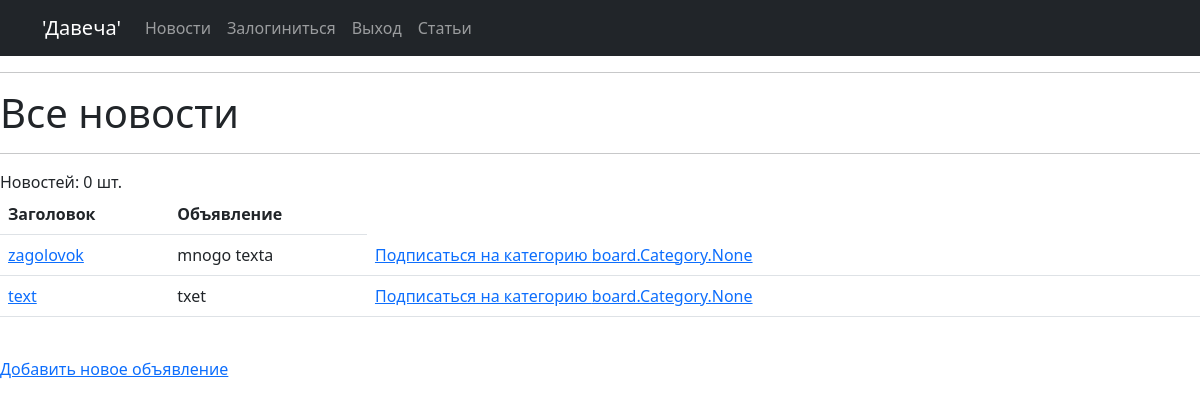
The page / on the database its author committed.
### board/models.py (models this page shows, shortened)
class Post(models.Model):
    TYPES = [
        ('TANKS', 'Танки'),
        ('HILS', 'Хилы'),
        ('DD', 'ДД'),
        ('MERCHANTS', 'Торговцы'),
        ('GUILDMASTERS', 'Гилдиамтеры'),
        ('QUESTSGIVERS', 'Квестгиверы'),
        ('BLACKSMITHS', 'Кузнецы'),
        ('TANNERS', 'Кожевники'),
        ('POTIONMAKERS', 'Зельевары'),
        ('SPELLCASTERS', 'Мастера заклинаний'),
    ]
    avthor = models.OneToOneField(User, on_delete=models.CASCADE, related_name='avthor', default="")
    categoryType = models.CharField(default='', max_length=64, choices=TYPES)
    creationDate = models.DateTimeField(auto_now_add=True)
    title = models.CharField(max_length=255, null=False)
    text = models.TextField()
    postImage = models.ImageField(upload_to='images/',default=None, null=True, blank=True)
    postFile = models.FileField(upload_to='file/', null=True, blank=True)
    category = models.ManyToManyField(Category,default='', max_length=64, through='PostCategory')

### board/views.py (the view)
# urls.py: path('', PostsList.as_view(), name='board'),
class PostsList(ListView):
     model = Post
     template_name = 'board.html'
     context_object_name = 'posts'
     queryset = Post.objects.order_by('-id')
     form_class = PostForm
     def get_context_data(self,**kwargs):
         context = super().get_context_data(**kwargs)
         context['filter'] = PostFilter(self.request.GET, queryset=self.get_queryset())
         return context

### templates/board.html (shortened to what this page needs)
{% extends 'default.html' %}
{% load static %}
{% block content %}
    <h1>Все новости</h1>
    <hr>
Новостей: {{ post | length }} шт.
<table class="table">
   <tr>
       <th scope="col">
           Заголовок
       </th>
       <th scope="col">
           Объявление
       </th>
   </tr>
{% for post in posts %}
   <tr>
       <td>
           <a href="{% url 'detali' post.id %}">{{post.title }}</a>
       </td>
       <td>
           {{post.text }}
       </td>
       <td>
           <a href="{% url 'subscribe' post.id %}">Подписаться на категорию {{post.category}} </a>
       </td>
       <td>
       </td>
   </tr>
{% endfor %}
</table>
<br>
<a href="{% url 'add' %}">Добавить новое объявление</a>
{% endblock content %}

### rows shown on the page
Post: title "zagolovok", text "mnogo texta", category "board.Category.None"
Post: title "text", text "txet", category "board.Category.None"

### other values the page prints
{{ post | length }} "0"
